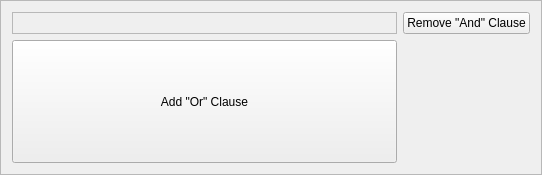
<?xml version="1.0" encoding="UTF-8"?>
<ui version="4.0">
 <class>search_and_clause_parameter_frame</class>
 <widget class="QFrame" name="search_and_clause_parameter_frame">
  <property name="geometry">
   <rect>
    <x>0</x>
    <y>0</y>
    <width>542</width>
    <height>175</height>
   </rect>
  </property>
  <property name="sizePolicy">
   <sizepolicy hsizetype="Expanding" vsizetype="Preferred">
    <horstretch>0</horstretch>
    <verstretch>0</verstretch>
   </sizepolicy>
  </property>
  <property name="windowTitle">
   <string>Frame</string>
  </property>
  <property name="frameShape">
   <enum>QFrame::StyledPanel</enum>
  </property>
  <property name="frameShadow">
   <enum>QFrame::Raised</enum>
  </property>
  <layout class="QGridLayout" name="gridLayout">
   <item row="1" column="0">
    <widget class="QPushButton" name="search_add_or_clause_button">
     <property name="sizePolicy">
      <sizepolicy hsizetype="Expanding" vsizetype="Preferred">
       <horstretch>0</horstretch>
       <verstretch>0</verstretch>
      </sizepolicy>
     </property>
     <property name="text">
      <string>Add &quot;Or&quot; Clause</string>
     </property>
    </widget>
   </item>
   <item row="0" column="0">
    <widget class="QFrame" name="search_or_clause_parameters_frame">
     <property name="sizePolicy">
      <sizepolicy hsizetype="Expanding" vsizetype="Preferred">
       <horstretch>0</horstretch>
       <verstretch>0</verstretch>
      </sizepolicy>
     </property>
     <property name="frameShape">
      <enum>QFrame::StyledPanel</enum>
     </property>
     <property name="frameShadow">
      <enum>QFrame::Raised</enum>
     </property>
     <layout class="QVBoxLayout" name="verticalLayout_22"/>
    </widget>
   </item>
   <item row="0" column="1">
    <widget class="QPushButton" name="search_remove_and_clause_button">
     <property name="text">
      <string>Remove &quot;And&quot; Clause</string>
     </property>
    </widget>
   </item>
  </layout>
 </widget>
 <resources/>
 <connections/>
</ui>
